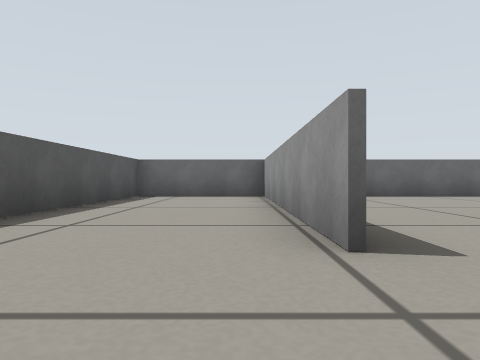
View 1 (above)

17 first-person views from a walk through a robot-simulator world made for Gazebo. The camera is 0.2 m above the floor, looks level and sees 70° across. The floor is counted in squares, 0.5 m on a side. Each view is taken from the middle of a square. On the plan, view 1 faces up. The plan holds only what a view shows up to about 9 squares ahead; the rest is blank.

View 2
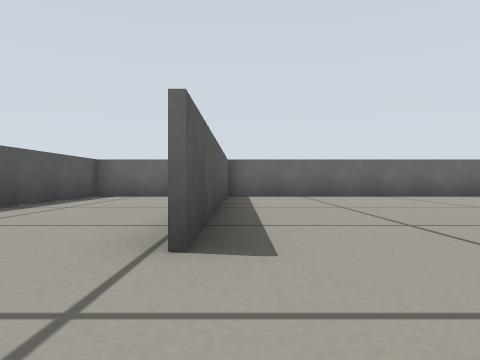

View 3
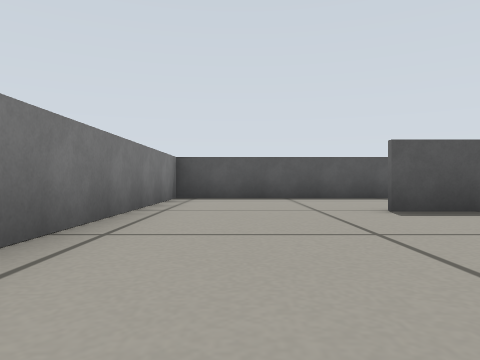

View 4
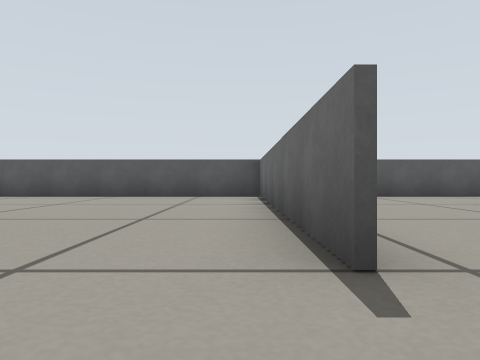

View 5
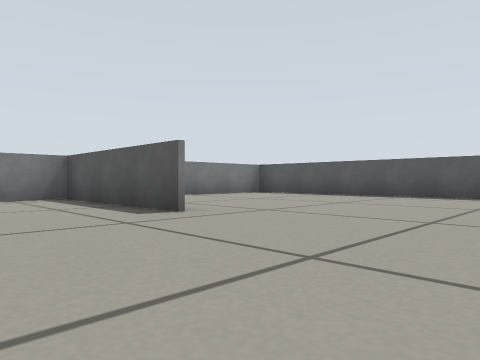

View 6
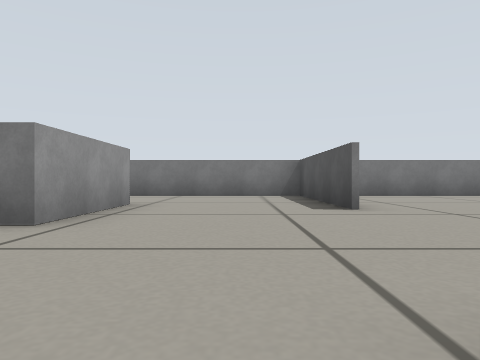

View 7
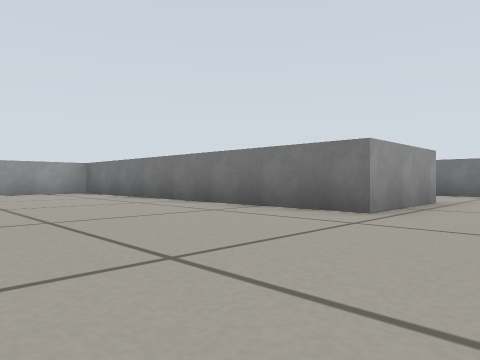

View 8
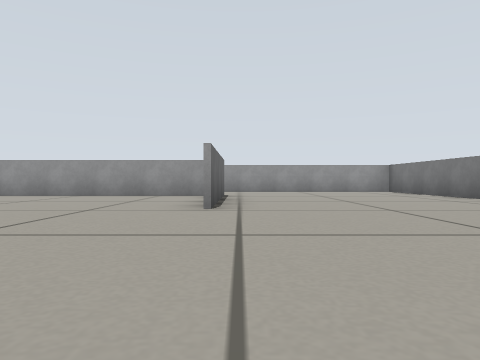

View 9
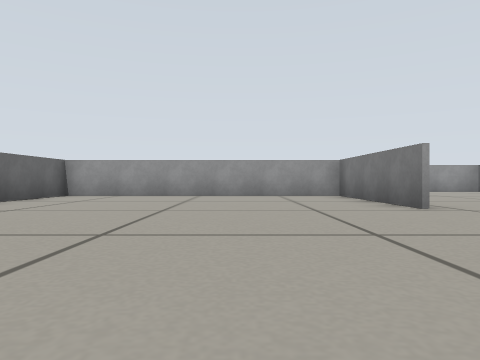

View 10
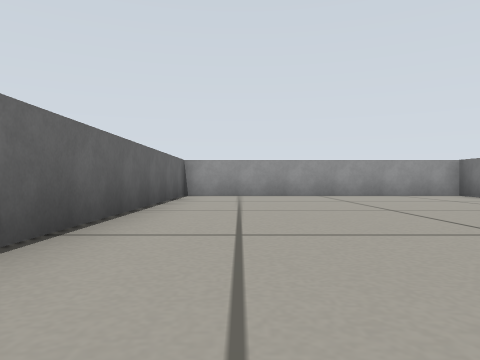

View 11
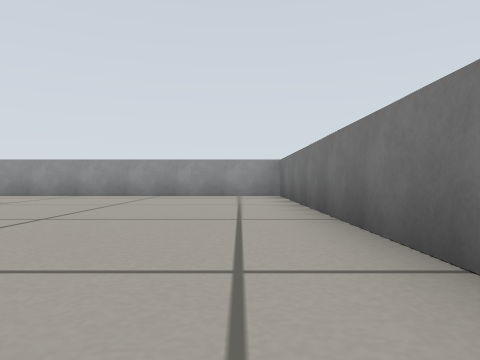

View 12
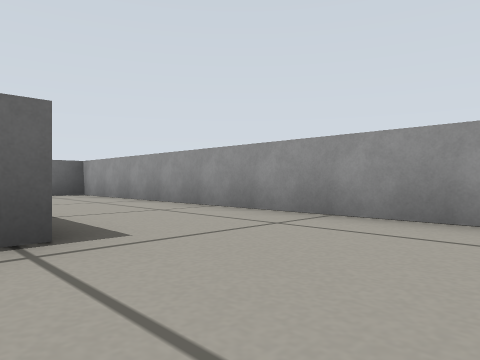

View 13
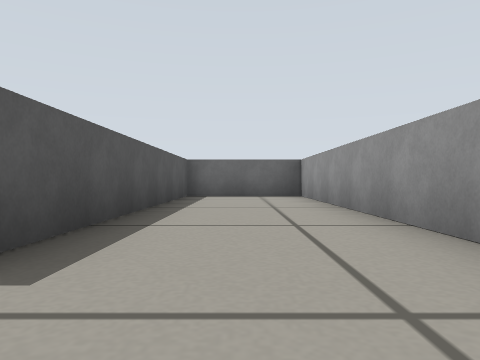

View 14
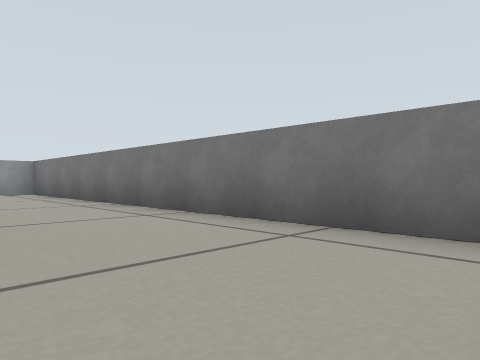

View 15
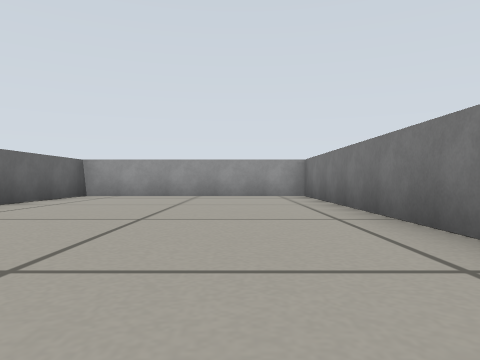

View 16
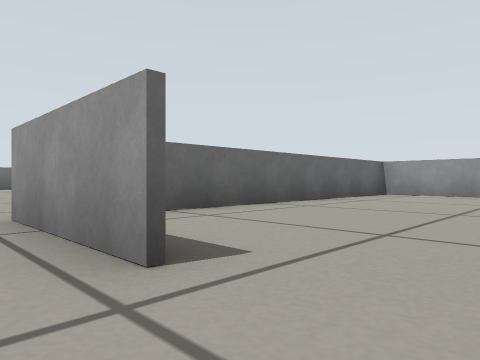

View 17
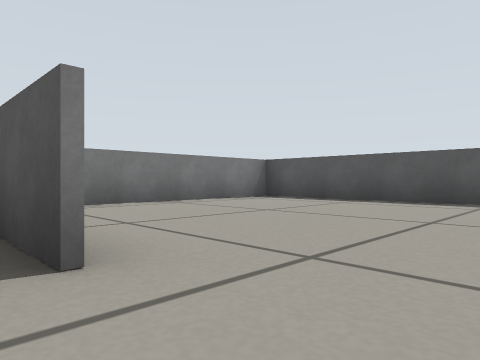

### Floor plan
Points are (right, up) in squares from view 1. A wall is a line through its corners. A room is listed if a view was taken in it or the views show most of it. See-through windows are left out.
Room 1 (views 1, 2)
walls: (0.6, 1.9) (0.6, 8.2); (1, 8.4) (-2.5, 8.4) (-2.5, -1.1); (-2.5, -1.4) (1.5, -1.4)
ways out: opening at (1, 0.5) to room 2
Room 2 (views 3, 4, 5, 6, 7, 8, 9, 10, 11, 12, 13, 14, 15, 16, 17)
walls: (4.5, -1.5) (-2.5, -1.5); (8.6, 1.5) (12.6, 1.5) (12.6, 8.5); (1.5, -1.4) (3, -1.4); (6.8, -6.6) (6.8, -4) (15.4, -4); (3.5, -5.5) (3.5, -9.6) (15.5, -9.6) (15.5, 8.4) (1, 8.4); (15.5, -4.1) (8.5, -4.1); (-2.5, -1.1) (-2.5, -9.6) (2, -9.6); (12.7, 8.4) (12.7, 1.8); (0.7, 8.1) (0.7, 1.9)
ways out: opening at (1, 0.5) to room 1

Where each view was taken, in squares from view 1:
view 1: 0 up, 0 right, facing up
view 2: 0 up, 1 right, facing up
view 3: 0 up, 5 right, facing left
view 4: 2 down, 6 right, facing left
view 5: 2 down, 6 right, facing down-left
view 6: 1 down, 5 right, facing down
view 7: 0 up, 5 right, facing down-right
view 8: 1 up, 4 right, facing right
view 9: 4 up, 4 right, facing right
view 10: 7 up, 4 right, facing right
view 11: 3 down, 7 right, facing right
view 12: 1 down, 12 right, facing up-right
view 13: 0 up, 14 right, facing up
view 14: 7 down, 5 right, facing down-right
view 15: 8 down, 7 right, facing right
view 16: 8 down, 6 right, facing up-right
view 17: 4 down, 4 right, facing down-left
